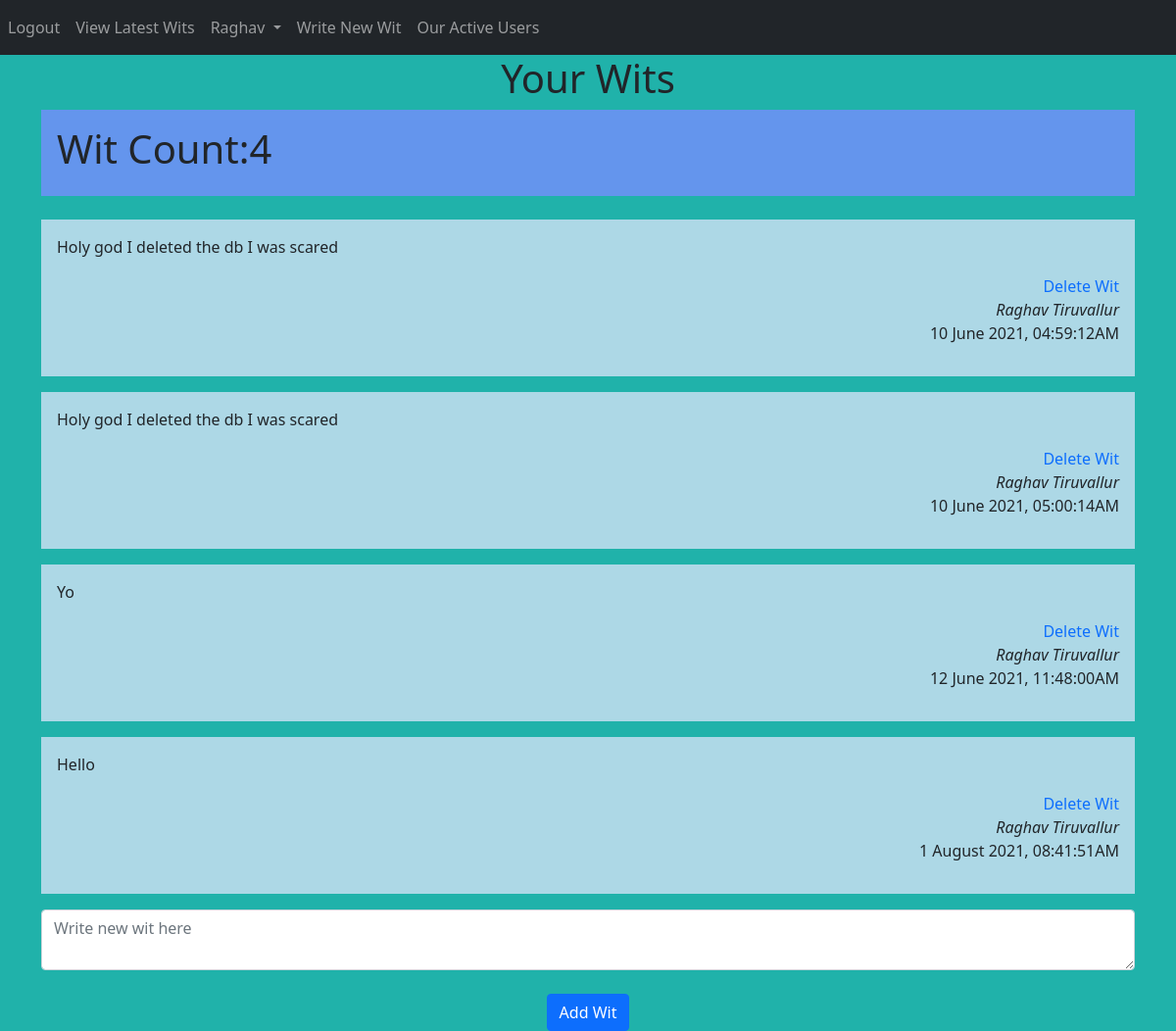
The app's page /writeBlog (signed in) with its own data.
### Website/models.py (models this page shows)
class User(db.Model,UserMixin):
    id=db.Column(db.Integer,primary_key=True)
    email=db.Column(db.String(100),unique=True)
    phoneNumber=db.Column(db.String(10),unique=True)
    password=db.Column(db.String(100))
    firstName=db.Column(db.String(100))
    lastName=db.Column(db.String(100))
    blogs=db.relationship('Blog')

class Blog(db.Model):
      id=db.Column(db.Integer,primary_key=True)
      data=db.Column(db.String(10000))
      date=db.Column(db.DateTime(timezone=True),default=func.now())
      userId=db.Column(db.Integer,db.ForeignKey('user.id'))

### Website/views.py (the view, shortened to what this page needs)
@views.route("/writeBlog",methods=["GET","POST"])
def writeBlog():
    blogLength=len(current_user.blogs)
    return render_template("home.html",user=current_user,length=blogLength)

### Website/__init__.py (called while the page is built)
def createApp():
    app=Flask(__name__)
    app.config['SECRET_KEY']='adflsbvgaj'
    app.config['SQLALCHEMY_DATABASE_URI']=f'sqlite:///{DB_NAME}'
    db.init_app(app)
    from .views import views
    from .auth import auth
    app.register_blueprint(views,url_prefix='/')
    app.register_blueprint(auth,url_prefix='/')
    from .models import User,Blog
    createDB(app)
    login_manager=LoginManager()
    login_manager.login_view='views.welcome'
    login_manager.init_app(app)
    @login_manager.user_loader
    def loadUser(id):
         return User.query.get(int(id))
    return app

### Website/templates/home.html (shortened to what this page needs)
{% extends "base.html"%}
{% block content %}
<h1 align="center">Your Wits</h1>
<div class="card-body" style="background-color:cornflowerblue;">
    <h1>Wit Count:{{length}}</h1>
</div>
<br/>
<ul class="list-group list-group-flush">
{% for blog in user.blogs%}
<figure>
    <div class="card-body" style="background-color:lightblue;">
      <p>{{blog.data}}</p>
    <div align="right">
        <a href="/delete/{{user.id}}" style="text-decoration: none" >Delete Wit</a>
        <br/>
        <cite align="right">{{user.firstName + " "+ user.lastName}}</cite>
        <p>{{blog.date.strftime("%-d %B %Y, %I:%M:%S%p")}}</p>
    </div>
      </div>
  </figure>
{% endfor %}
</ul>
<form method="POST">
    <textarea name="blog" id="blog" class="form-control" placeholder="Write new wit here"></textarea><br/>
    <div align="center">
        <button type="submit" class="btn btn-primary">Add Wit</button>
    </div>
</form>
{% endblock %}

### Website/templates/base.html (shortened to what this page needs)
<!DOCTYPE html>
<html>
<head>
    <link href="https://cdn.jsdelivr.net/npm/bootstrap@5.0.1/dist/css/bootstrap.min.css" rel="stylesheet">
</head>
<body style="background-color: lightseagreen;">
    <nav class="navbar navbar-expand-lg navbar-dark bg-dark">
          <div class="collapse navbar-collapse" id="navbar">
            <ul class="navbar-nav me-auto mb-2 mb-lg-0">
              <li class="nav-item">
                {% if user.is_authenticated%}
                <a class="nav-item nav-link" id="logout" href="/logout">Logout</a>
              </li>
              <li>
                <a class="nav-item nav-link" id="home" href="/">View Latest Wits</a>
              </li>
              <li class="nav-item dropdown">
                <a class="nav-link dropdown-toggle" href="#" id="navbarDropdown" role="button" data-bs-toggle="dropdown" aria-expanded="false">
                  {{user.firstName}}
                </a>
                <li>
                <a class="nav-item nav-link" id="viewblogs" href="/writeBlog">Write New Wit</a>
                </li>
                <li>
                  <a class="nav-item nav-link" id="viewblogs" href="/bloggers">Our Active Users</a>
                </li>
              </li>
        {%endif%}
      </nav>
      <div class="container">
          {%block content%}
          {%endblock%}
      </div>
</body>
</html>

### Website/templates/base.html (style rules this page uses)
a { text-decoration: none; }

### records on screen
User: firstName "Raghav", firstName+lastName "Raghav Tiruvallur"
Blog: data "Holy god I deleted the db I was scared", date "10 June 2021, 04:59:12AM"
Blog: data "Holy god I deleted the db I was scared", date "10 June 2021, 05:00:14AM"
Blog: data "Yo", date "12 June 2021, 11:48:00AM"
Blog: data "Hello", date "1 August 2021, 08:41:51AM"

### other values on screen
{{ length }} "4"
